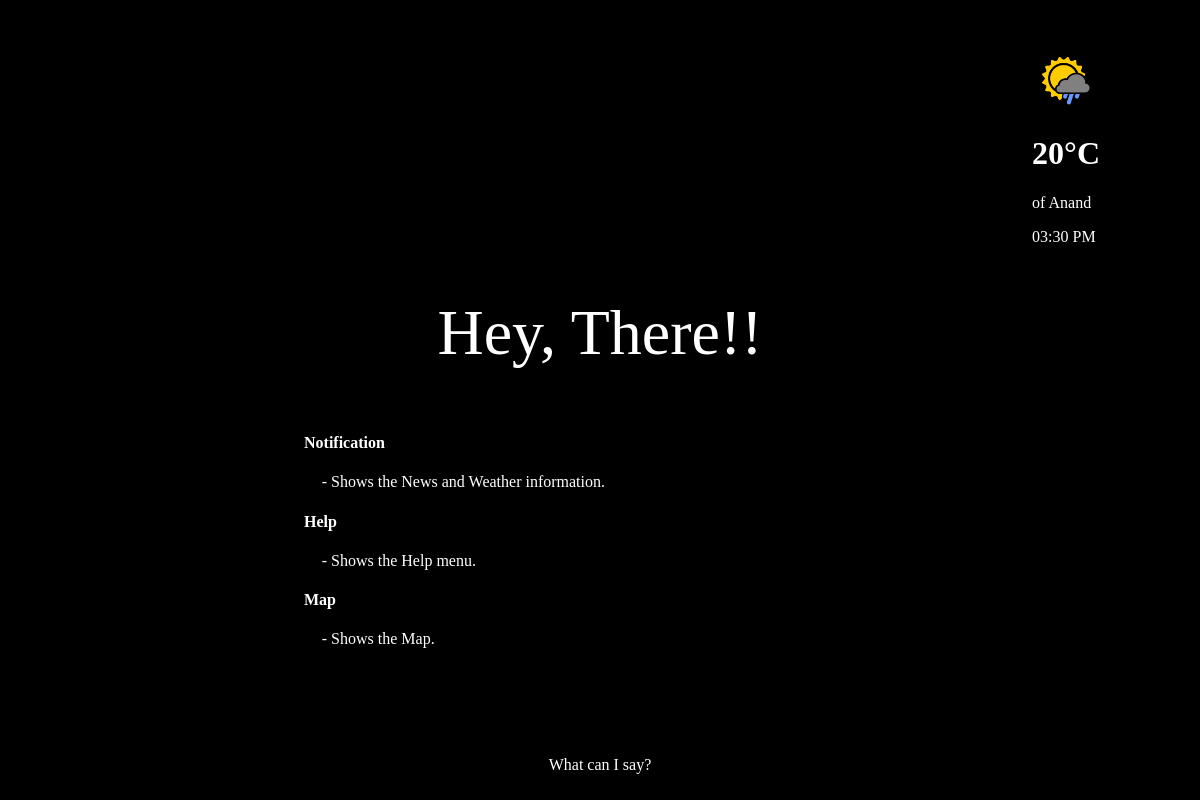
The page /help/ on the database as committed earlier.
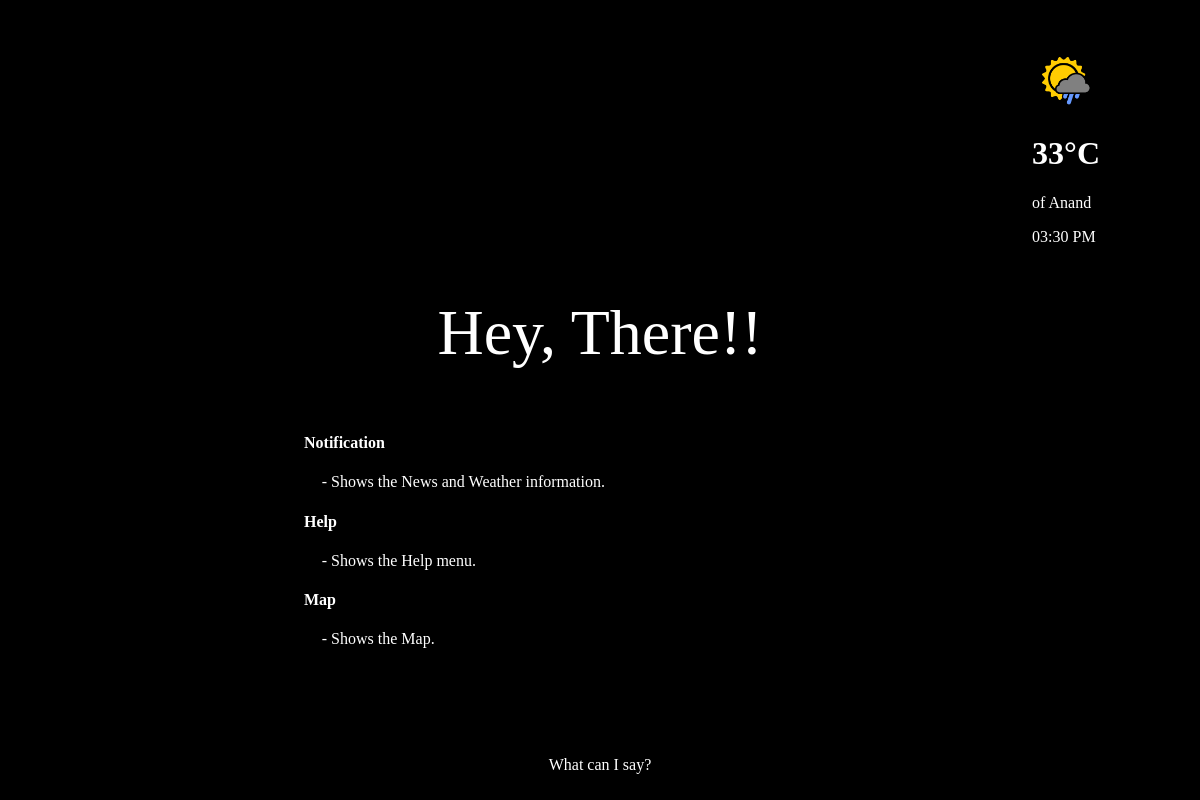
The same page on the database as committed later.
### Data/models.py (models this page shows, shortened)
class Weather(models.Model):
    city = models.CharField(max_length=100)
    temp = models.CharField(max_length=5)
    date = models.DateTimeField(auto_now_add=True)
    class Meta:
        ordering = ['-date']

### Data/views.py (the view)
# urls.py: url(r'^help/', views.help, name='help'),
def help(request):
    slug = {
        'weather': Weather.objects.all().order_by('-date')[:1],
    }
    return render(request, 'help.html', slug)

### Data/templates/help.html (shortened to what this page needs)
{% extends 'base.html' %}
{% block body %}
    <div class="msg greet">
        <p>Hey, There!!</p>
    </div>
    <div style="margin-left: 25%; margin-top: 5%" id="help">
        <h4>Notification</h4>
        <p style="margin-left: 2%;">- Shows the News and Weather information.</p>
        <h4>Help</h4>
        <p style="margin-left: 2%;">- Shows the Help menu.</p>
        <h4>Map</h4>
        <p style="margin-left: 2%;">- Shows the Map.</p>
    </div>
{% endblock %}

### Data/templates/base.html (shortened to what this page needs)
<!DOCTYPE html>
<html>
<head>
	{% load staticfiles %}
    <link rel="stylesheet" href="{% static 'css/generic.css' %}">
</head>
<body onload="clock()">
    <div style="position: absolute; right: 100px; top: 50px;">
        {% block img %}
                <img src="{% static 'icon/weather-ico.png' %}" width="64px" height="64px" align="center">
        {% endblock %}
        {% for info in weather %}
            <h1>{{ info.temp }}C</h1>
            <p>of {{ info.city }}</p>
        {% endfor %}
        <p id="time"></p>
    </div>
    {% block body%}{% endblock %}
    <div class="msg help">
        <p>What can I say?</p>
    </div>
</body>
</html>

Rows that differ between the two databases and show on the page:
no longer on this page (row unchanged): Weather: temp "20°", city "Anand"
added Weather: temp "33°", city "Anand"
